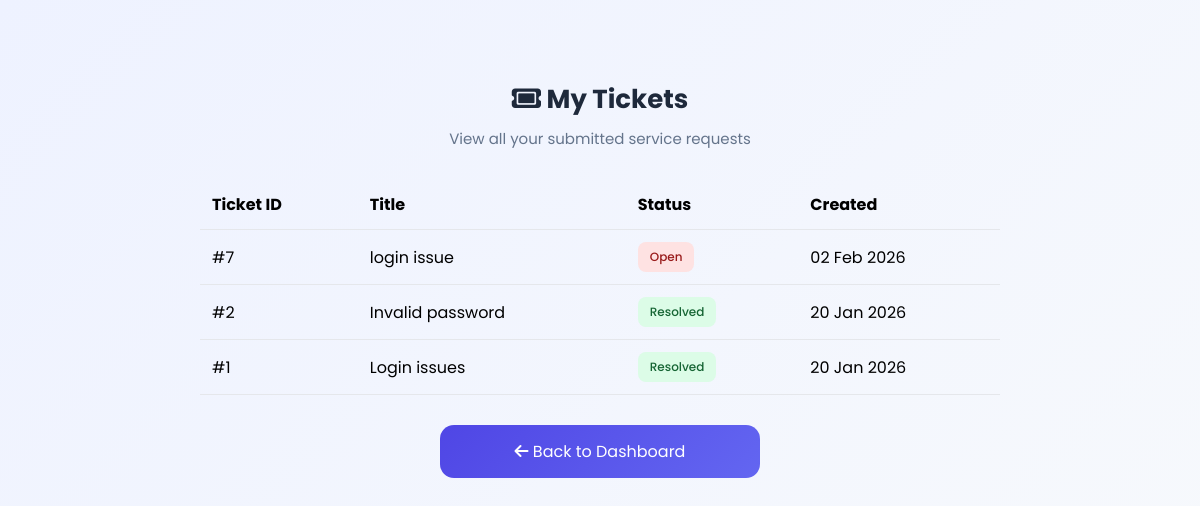
The app's page /view_tickets.php (signed in) with its own data.
### tables this page shows
CREATE TABLE `tickets` (
  `ticket_id` int(11) NOT NULL,
  `title` varchar(150) NOT NULL,
  `description` text NOT NULL,
  `priority` varchar(20) NOT NULL,
  `status` varchar(20) NOT NULL,
  `resolution_notes` text DEFAULT NULL,
  `created_date` datetime NOT NULL DEFAULT current_timestamp(),
  `user_id` int(11) NOT NULL,
  `agent_id` int(11) DEFAULT NULL,
  `assigned_agent_id` int(11) DEFAULT NULL,
  `resolution_note` text DEFAULT NULL,
  `resolved_by` int(11) DEFAULT NULL
);

### view_tickets.php (the view, shortened to what this page needs)
<?php
include "../config/db.php";
$user_id = $_SESSION['user_id'];
$query = "SELECT ticket_id, title, status, created_date
          FROM tickets
          WHERE user_id = $user_id
          ORDER BY created_date DESC";
$result = mysqli_query($conn, $query);
?>
<!DOCTYPE html>
<html>
<head>
<link rel="stylesheet" href="../assets/css/style.css">
<link rel="stylesheet"
href="https://cdnjs.cloudflare.com/ajax/libs/font-awesome/6.5.0/css/all.min.css">
</head>
<body>
<div class="dashboard-container">
  <div class="dashboard-header">
    <h2><i class="fa-solid fa-ticket"></i> My Tickets</h2>
    <p>View all your submitted service requests</p>
  </div>
</head>
<body>
<table class="ticket-table">
  <tr>
    <th>Ticket ID</th>
    <th>Title</th>
    <th>Status</th>
    <th>Created</th>
  </tr>
  <?php while($row = mysqli_fetch_assoc($result)): ?>
  <tr>
    <td>#<?= $row['ticket_id'] ?></td>
    <td><?= $row['title'] ?></td>
    <td>
      <span class="status <?= strtolower(str_replace(' ','_',$row['status'])) ?>">
        <?= $row['status'] ?>
      </span>
    </td>
    <td><?= date("d M Y", strtotime($row['created_date'])) ?></td>
  </tr>
  <?php endwhile; ?>
</table>
  <a href="dashboard.php" class="btn back-btn">
    <i class="fa-solid fa-arrow-left"></i> Back to Dashboard
  </a>
</body>
</html>

### style.css (style rules this page uses)
:root { --primary:#4f46e5; --secondary:#0f172a; --light:#f8fafc; --white:#ffffff; --gray:#64748b; }
* { margin:0; padding:0; box-sizing:border-box; }
body { font-family:'Poppins',sans-serif; background:linear-gradient(135deg,#eef2ff,#f8fafc); min-height:100vh; }
h2 { text-align:center; margin-bottom:10px; color:#1e293b; }
.btn { width:100%; background:linear-gradient(135deg,#4f46e5,#6366f1); color:white; border:none; padding:14px; border-radius:14px; font-size:16px; cursor:pointer; margin-top:22px; transition:.3s; }
.dashboard-container { max-width: 1000px; margin: 80px auto; }
.dashboard-header { margin-bottom: 30px; }
.dashboard-header h2 { font-size: 26px; color:#1e293b; }
.dashboard-header p { color:#64748b; margin-top: 6px; }
a { text-decoration: none !important; }
.ticket-table { width:80%; margin:30px auto; border-collapse:collapse; }
.ticket-table th, .ticket-table td { padding:12px; border-bottom:1px solid #e5e7eb; text-align:left; }
.status { padding:6px 12px; border-radius:12px; font-size:12px; font-weight:500; }
.status.open { background:#fee2e2; color:#991b1b; }
.status.resolved { background:#dcfce7; color:#166534; }
.status { border-radius:8px; font-weight:500; display:inline-block; }
.back-btn { margin-top:25px; display:inline-block; }
.back-btn { display:block; width:320px; max-width:90%; margin:30px auto 0; text-align:center; }
.dashboard-header { text-align:center; margin-bottom:35px; }
.dashboard-header h2 { margin-bottom:8px; }
.dashboard-header p { margin:0; color:#64748b; font-size:15px; }
.card, .dashboard-container { overflow: visible !important; }
.dashboard-header { overflow: visible !important; }
.dashboard-container, .card { overflow: visible !important; }
.card, .dashboard-container { overflow:visible !important; }

### records on screen
tickets: ticket_id "7", title "login issue", status "Open", created_date "02 Feb 2026"
tickets: ticket_id "2", title "Invalid password", status "Resolved", created_date "20 Jan 2026"
tickets: ticket_id "1", title "Login issues", status "Resolved", created_date "20 Jan 2026"
